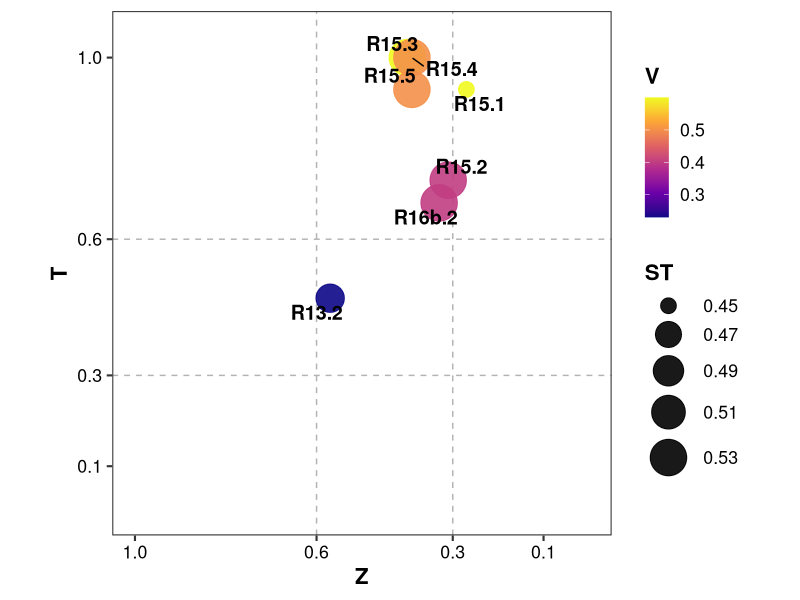
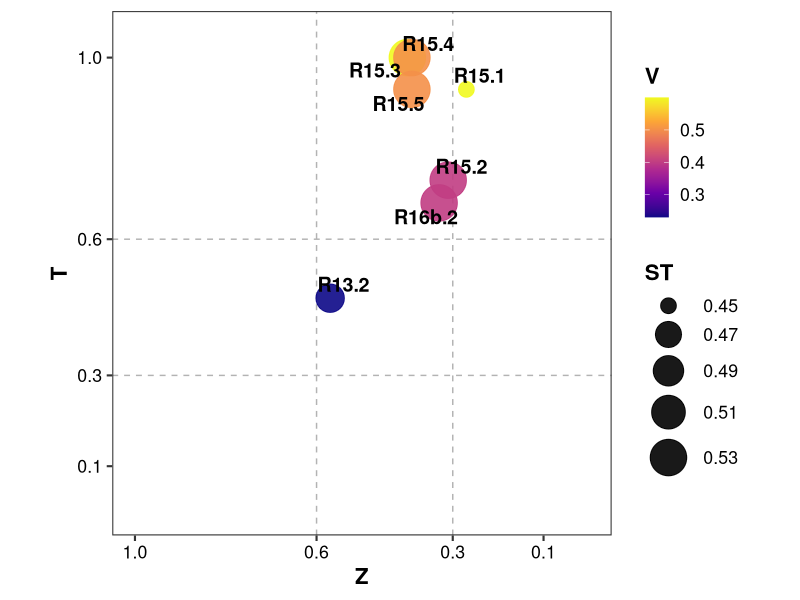

The R source for these figures, in order:
# Матриця пріоритетів: дані з «Результати тестування_Дідух.docx».

packages <- c("ggplot2", "ggrepel", "viridisLite")
missing_packages <- packages[
  !vapply(packages, requireNamespace, logical(1), quietly = TRUE)
]
if (length(missing_packages) > 0) {
  install.packages(missing_packages)
}

library(ggplot2)
library(ggrepel)

df <- data.frame(
  Biotope = c("R15.1", "R15.2", "R15.3", "R15.4", "R15.5", "R16b.2", "R13.2"),
  Z  = c(0.27, 0.31, 0.40, 0.39, 0.39, 0.33, 0.57),
  T  = c(0.93, 0.73, 1.00, 1.00, 0.93, 0.68, 0.47),
  V  = c(0.60, 0.40, 0.60, 0.50, 0.50, 0.40, 0.23),
  ST = c(0.45, 0.53, 0.53, 0.53, 0.53, 0.53, 0.48)
)

p <- ggplot(df, aes(x = Z, y = T)) +
  geom_vline(xintercept = c(0.3, 0.6),
             linetype = "dashed",
             colour = "grey70") +
  geom_hline(yintercept = c(0.3, 0.6),
             linetype = "dashed",
             colour = "grey70") +
  geom_point(aes(colour = V, size = ST),
             alpha = 0.9) +
  geom_text_repel(aes(label = Biotope),
                  size = 5,
                  fontface = "bold",
                  max.overlaps = Inf) +
  scale_colour_viridis_c(
    option = "plasma",
    direction = 1,
    name = "V"
  ) +
  scale_size(
    range = c(5, 12),
    name = "ST"
  ) +
  scale_x_reverse(
    limits = c(1, 0),
    breaks = c(1, 0.6, 0.3, 0.1),
    name = "Z"
  ) +
  scale_y_continuous(
    limits = c(0, 1.05),
    breaks = c(0.1, 0.3, 0.6, 1),
    name = "T"
  ) +
  coord_fixed() +
  theme_bw(base_size = 16) +
  theme(
    panel.grid = element_blank(),
    legend.position = "right",
    axis.title = element_text(face = "bold"),
    axis.text = element_text(colour = "black"),
    legend.title = element_text(face = "bold")
  )

print(p)

# TIFF буде збережено в поточній робочій папці R (getwd()).
ggsave(
  "Priority_matrix.tiff",
  p,
  width = 8,
  height = 8,
  units = "in",
  dpi = 600,
  compression = "lzw"
)
